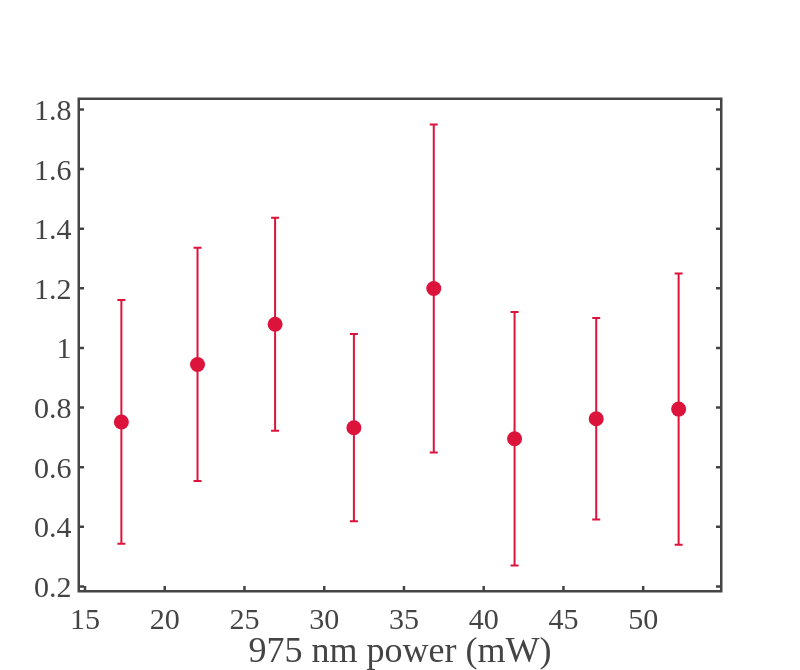
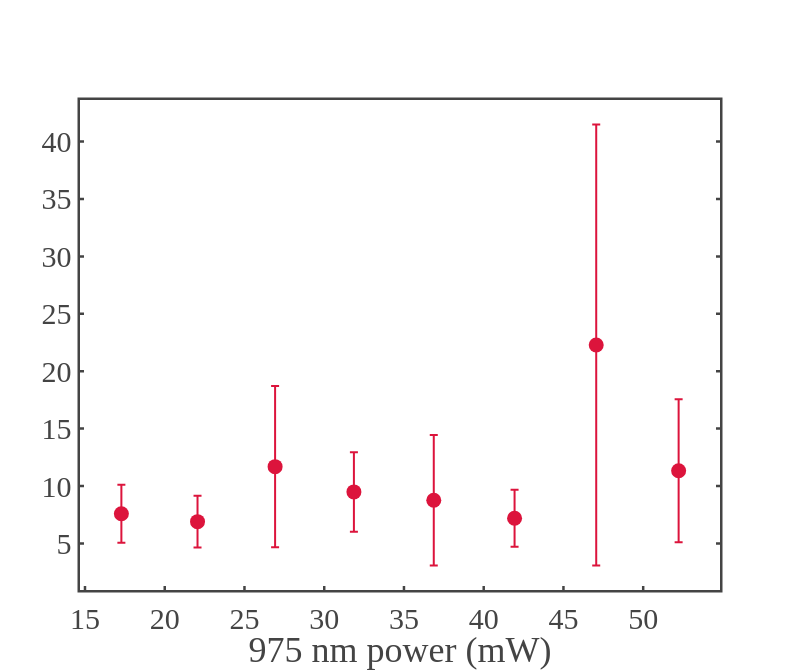
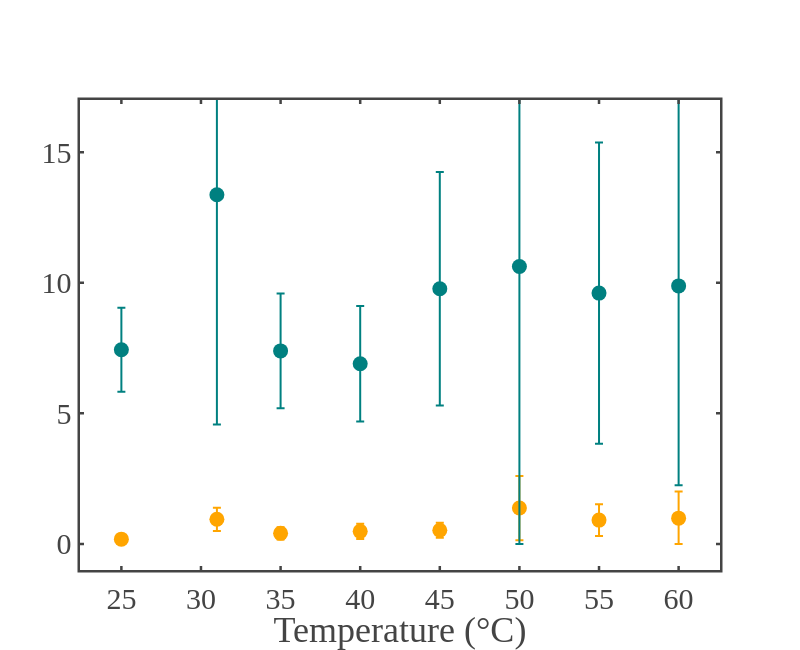

These figures' notebook cell, in order:
### Code cell
import pandas as pd
import numpy as np
import plotly.graph_objects as go
import plotly.io as pio  # Added to support saving the images

# ============================================================
# Calibration dictionaries
# ============================================================
calib_975 = {10:1.79,30:5.4,50:10,70:16.87,90:22,110:25.4,130:29.72,150:31.21,170:36.48,190:43,210:52.5,230:53.62,250:60.57}

# ============================================================
# Helper: parse "value ± error"
# ============================================================
def parse_value_error(series):
    values, errors = [], []
    for item in series:
        if isinstance(item, str) and "±" in item:
            val, err = item.split("±")
            values.append(float(val.strip()))
            errors.append(float(err.strip()))
        else:
            values.append(float(item))
            errors.append(0.0)
    return np.array(values), np.array(errors)

# ============================================================
# Helper: create power-law interpolation
# ============================================================
def create_power_law_interp(calib_dict):
    x = np.array(list(calib_dict.keys()))
    y = np.array(list(calib_dict.values()))
    logx = np.log(x)
    logy = np.log(y)
    b, loga = np.polyfit(logx, logy, 1)
    a = np.exp(loga)
    return lambda xx: a * xx**b

interp_975 = create_power_law_interp(calib_975)

# ============================================================
# Helper: load lifetime data
# ============================================================
def load_lifetime_data(filepath, xcol, calib=None, interp_func=None):
    df = pd.read_excel(filepath)

    tau1_ps, tau1_err_ps = parse_value_error(df["tau1 (ps)"])
    tau2_ps, tau2_err_ps = parse_value_error(df["tau2 (ps)"])

    ps_to_ms = 1e-9  # convert ps to ms

    tau1 = tau1_ps * ps_to_ms
    tau2 = tau2_ps * ps_to_ms
    tau1_err = tau1_err_ps * ps_to_ms
    tau2_err = tau2_err_ps * ps_to_ms

    xvals = df[xcol].values
    if interp_func is not None:
        xvals_calib = interp_func(xvals)
    elif calib is not None:
        xvals_calib = np.array([calib.get(x, x) for x in xvals])
    else:
        xvals_calib = xvals

    return {
        "x": xvals_calib,
        "tau1": tau1,
        "tau1_err": tau1_err,
        "tau2": tau2,
        "tau2_err": tau2_err,
    }

# ============================================================
# Load datasets
# ============================================================
data_T = load_lifetime_data(
    r"D:\Atanu\Atanu_Github\NaBiF4_PL_analysis\NaBiF4_PL_analysis\datas\Oct\2nd Oct NaBiF4\temperature sensing\lifetime_statistics_with_temperatures.xlsx",
    "Temperatures (degree)"
)

data_975 = load_lifetime_data(
    r"D:\Atanu\Atanu_Github\NaBiF4_PL_analysis\NaBiF4_PL_analysis\datas\Oct\2nd Oct NaBiF4\Percentage Modulation\lifetime_statistics_975nm_powers.xlsx",
    "975nm Powers (mW)",
    interp_func=interp_975
)

# ============================================================
# Plotly template
# ============================================================
fig_template = go.layout.Template()
fig_template.layout = {
    'template': 'simple_white+presentation',
    'autosize': False,
    'width': 800,
    'height': 600,
    'xaxis': {'ticks':'inside','mirror':'ticks','linewidth':2.5,'tickwidth':2.5,'ticklen':4,'showline':True,'showgrid':False,'zerolinecolor':'white'},
    'yaxis': {'ticks':'inside','mirror':'ticks','linewidth':2.5,'tickwidth':2.5,'ticklen':4,'showline':True,'showgrid':False,'zerolinecolor':'white'},
    'font': {'family':'mathjax','size':30}
}

# ============================================================
# τ1 vs 975 nm POWER
# ============================================================
fig_tau1_power = go.Figure()
fig_tau1_power.add_trace(go.Scatter(
    x=data_975["x"], y=data_975["tau1"],
    error_y=dict(
        type='data',
        array=data_975["tau1_err"],
        arrayminus=np.minimum(data_975["tau1_err"], data_975["tau1"]),
        visible=True
    ),
    mode="markers", marker=dict(size=15,color='crimson'),
    name="975 nm power", showlegend=False
))

fig_tau1_power.update_layout(
    template=fig_template,
    width=800,
    height=670,
    xaxis=dict(side='bottom', ticks='inside', mirror=True, showline=True, linewidth=2.5, tickwidth=2.5, ticklen=4),
    xaxis_title="975 nm power (mW)",
    # yaxis_title="τ1 (ms)"
)
fig_tau1_power.show()
# output_path1 = r"C:\Users\Atanu\OneDrive\Desktop\research_work\paper\NaBiF4_PL_analysis\figures in paper\tau1_975nm_laser.png"
# pio.write_image(fig_tau1_power, output_path1, format='png', scale=4)
# print(f"✅ Figure saved as: {output_path1}")

# ============================================================
# τ2 vs 975 nm POWER
# ============================================================
fig_tau2_power = go.Figure()
fig_tau2_power.add_trace(go.Scatter(
    x=data_975["x"], y=data_975["tau2"],
    error_y=dict(
        type='data',
        array=data_975["tau2_err"],
        arrayminus=np.minimum(data_975["tau2_err"], data_975["tau2"]),
        visible=True
    ),
    mode="markers", marker=dict(size=15,color='crimson'),
    name="975 nm power", showlegend=False
))

fig_tau2_power.update_layout(
    template=fig_template,
    width=800,
    height=670,
    xaxis=dict(side='bottom', ticks='inside', mirror=True, showline=True, linewidth=2.5, tickwidth=2.5, ticklen=4),
    xaxis_title="975 nm power (mW)",
    # yaxis_title="τ2 (ms)"
)
fig_tau2_power.show()
# output_path2 = r"C:\Users\Atanu\OneDrive\Desktop\research_work\paper\NaBiF4_PL_analysis\figures in paper\tau2_975nm_laser.png"
# pio.write_image(fig_tau2_power, output_path2, format='png', scale=4)
# print(f"✅ Figure saved as: {output_path2}")

# ============================================================
# Combined τ1 and τ2 vs TEMPERATURE
# ============================================================
fig_tau_T_combined = go.Figure()

# τ1
fig_tau_T_combined.add_trace(go.Scatter(
    x=data_T["x"], y=data_T["tau1"],
    error_y=dict(type='data', array=data_T["tau1_err"], arrayminus=np.minimum(data_T["tau1_err"], data_T["tau1"]), visible=True),
    mode="markers",
    marker=dict(size=15, color='orange'),
    line=dict(dash='solid', color='orange'),
    name="τ1", showlegend=False
))

# τ2 (Error scaling removed, using original scale)
fig_tau_T_combined.add_trace(go.Scatter(
    x=data_T["x"], y=data_T["tau2"],
    error_y=dict(type='data', array=data_T["tau2_err"], arrayminus=np.minimum(data_T["tau2_err"], data_T["tau2"]), visible=True),
    mode="markers",
    marker=dict(size=15, color='teal'),
    line=dict(dash='dash', color='teal'),
    name="τ2", showlegend=False
))

fig_tau_T_combined.update_layout(
    template=fig_template,
    width=800,
    height=650,
    xaxis_title="Temperature (°C)",
    yaxis=dict(
                range=[-1, 17],
                tickvals=[0,5,10,15],
              )
    # yaxis_title="Lifetime (ms)",
    # title="τ1 and τ2 vs Temperature",
    # legend=dict(font=dict(size=20))
)

fig_tau_T_combined.show()
# output_path3 = r"C:\Users\Atanu\OneDrive\Desktop\research_work\paper\NaBiF4_PL_analysis\figures in paper\tau1_tau2_temperature.png"
# pio.write_image(fig_tau_T_combined, output_path3, format='png', scale=4)
# print(f"✅ Figure saved as: {output_path3}")

### Figure 1 — Plotly figure (JSON) as saved in the notebook; plotly's stock layout.template omitted (floating-point values rounded to 4 significant figures)
{"data": [{"error_y": {"array": [0.409, 0.391, 0.357, 0.314, 0.55, 0.425, 0.338, 0.455], "arrayminus": [0.409, 0.391, 0.357, 0.314, 0.55, 0.425, 0.338, 0.455], "type": "data", "visible": true}, "marker": {"color": "crimson", "size": 15}, "mode": "markers", "name": "975 nm power", "showlegend": false, "type": "scatter", "x": [17.28, 22.06, 26.92, 31.86, 36.87, 41.94, 47.05, 52.22], "y": [0.752, 0.9448, 1.08, 0.7327, 1.2, 0.6954, 0.7627, 0.795]}], "layout": {"height": 670, "width": 800, "xaxis": {"linewidth": 2.5, "mirror": true, "showline": true, "side": "bottom", "ticklen": 4, "ticks": "inside", "tickwidth": 2.5, "title": {"text": "975 nm power (mW)"}}}}

### Figure 2 — Plotly figure (JSON) as saved in the notebook; plotly's stock layout.template omitted (floating-point values rounded to 4 significant figures)
{"data": [{"error_y": {"array": [2.52, 2.26, 7.02, 3.46, 5.68, 2.48, 19.2, 6.23], "arrayminus": [2.52, 2.26, 7.02, 3.46, 5.68, 2.48, 19.2, 6.23], "type": "data", "visible": true}, "marker": {"color": "crimson", "size": 15}, "mode": "markers", "name": "975 nm power", "showlegend": false, "type": "scatter", "x": [17.28, 22.06, 26.92, 31.86, 36.87, 41.94, 47.05, 52.22], "y": [7.581, 6.898, 11.69, 9.489, 8.759, 7.199, 22.29, 11.33]}], "layout": {"height": 670, "width": 800, "xaxis": {"linewidth": 2.5, "mirror": true, "showline": true, "side": "bottom", "ticklen": 4, "ticks": "inside", "tickwidth": 2.5, "title": {"text": "975 nm power (mW)"}}}}

### Figure 3 — Plotly figure (JSON) as saved in the notebook; plotly's stock layout.template omitted (floating-point values rounded to 4 significant figures)
{"data": [{"error_y": {"array": [0.109, 0.445, 0.236, 0.292, 0.285, 1.23, 0.609, 1.02], "arrayminus": [0.109, 0.445, 0.236, 0.292, 0.285, 1.23, 0.609, 0.9863], "type": "data", "visible": true}, "line": {"color": "orange", "dash": "solid"}, "marker": {"color": "orange", "size": 15}, "mode": "markers", "name": "τ1", "showlegend": false, "type": "scatter", "x": [25, 31, 35, 40, 45, 50, 55, 60], "y": [0.181, 0.9416, 0.403, 0.481, 0.5235, 1.374, 0.9119, 0.9863]}, {"error_y": {"array": [1.61, 8.8, 2.2, 2.21, 4.47, 11.1, 5.77, 7.63], "arrayminus": [1.61, 8.8, 2.2, 2.21, 4.47, 10.62, 5.77, 7.63], "type": "data", "visible": true}, "line": {"color": "teal", "dash": "dash"}, "marker": {"color": "teal", "size": 15}, "mode": "markers", "name": "τ2", "showlegend": false, "type": "scatter", "x": [25, 31, 35, 40, 45, 50, 55, 60], "y": [7.435, 13.37, 7.391, 6.897, 9.771, 10.62, 9.604, 9.88]}], "layout": {"height": 650, "width": 800, "xaxis": {"title": {"text": "Temperature (°C)"}}, "yaxis": {"range": [-1, 17], "tickvals": [0, 5, 10, 15]}}}
